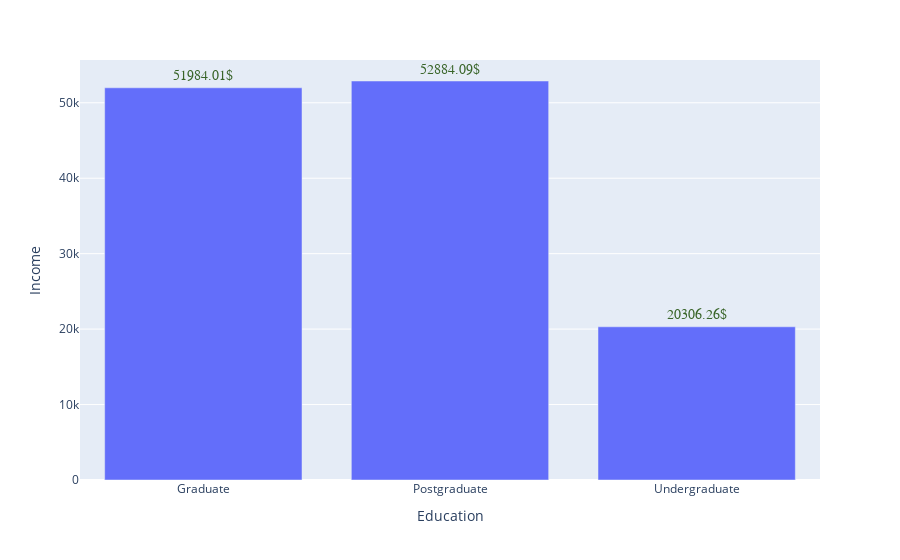

Notebook source saved alongside this figure:
### Code cell
mask = df_cut.groupby("Education")["Income"].mean()
mask = mask.reset_index()
fig = px.bar(data_frame=mask, x="Education", y="Income", height=500)

annotation = []
for x, y in zip(mask["Education"], mask["Income"]):
    annotation.append(
        dict(x=x, y=y +1500,
             text=str(round(y, 2)) + '$',
             font=dict(family='Arial', size=14, color='rgb(56, 100, 40)'), showarrow=False)
    )
fig.update_xaxes(categoryorder='array', categoryarray= ["21-30", "31-40"])
fig.update_layout(annotations=annotation)
fig.show()

### Figure 1 — Plotly figure (JSON) as saved in the notebook; plotly's stock layout.template omitted (floating-point values rounded to 4 significant figures)
{"data": [{"alignmentgroup": "True", "hovertemplate": "Education=%{x}<br>Income=%{y}<extra></extra>", "legendgroup": "", "marker": {"color": "#636efa", "pattern": {"shape": ""}}, "name": "", "offsetgroup": "", "orientation": "v", "showlegend": false, "textposition": "auto", "type": "bar", "x": ["Graduate", "Postgraduate", "Undergraduate"], "xaxis": "x", "y": [51980.0, 52880.0, 20310.0], "yaxis": "y"}], "layout": {"annotations": [{"font": {"color": "rgb(56, 100, 40)", "family": "Arial", "size": 14}, "showarrow": false, "text": "51984.01$", "x": "Graduate", "y": 53480.0}, {"font": {"color": "rgb(56, 100, 40)", "family": "Arial", "size": 14}, "showarrow": false, "text": "52884.09$", "x": "Postgraduate", "y": 54380.0}, {"font": {"color": "rgb(56, 100, 40)", "family": "Arial", "size": 14}, "showarrow": false, "text": "20306.26$", "x": "Undergraduate", "y": 21810.0}], "autosize": true, "barmode": "relative", "legend": {"tracegroupgap": 0}, "margin": {"t": 60}, "xaxis": {"anchor": "y", "autorange": true, "categoryarray": ["21-30", "31-40"], "categoryorder": "array", "domain": [0, 1], "range": [1.5, 4.5], "title": {"text": "Education"}, "type": "category"}, "yaxis": {"anchor": "x", "autorange": true, "domain": [0, 1], "range": [0, 55860.0], "title": {"text": "Income"}, "type": "linear"}}}
